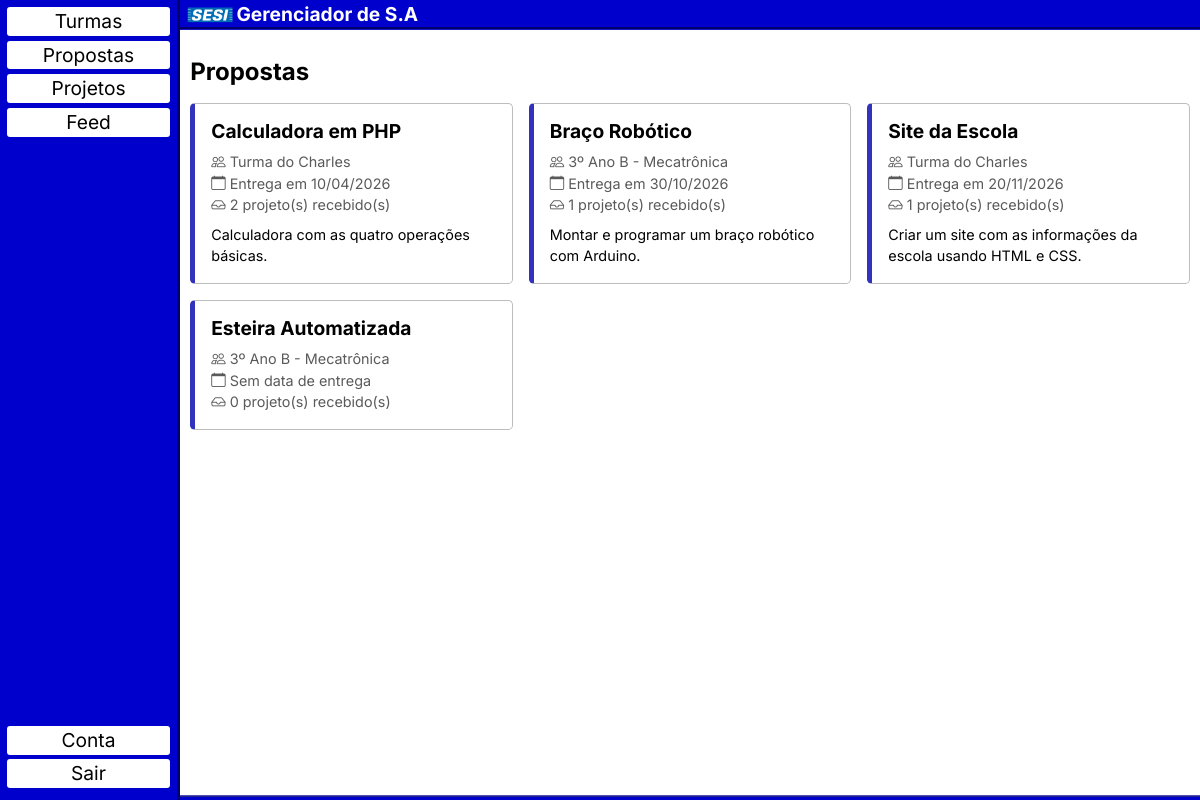
/paginas/propostas.php (signed in), run on the app's committed database.
### tables this page shows
CREATE TABLE `propostas` (
  `id` int(11) PRIMARY KEY NOT NULL AUTO_INCREMENT,
  `id_turma` int(11) NOT NULL,
  `id_professor` int(11) NOT NULL,
  `nome` varchar(150) NOT NULL,
  `descricao` text,
  `data_criado` date NOT NULL DEFAULT current_timestamp(),
  `data_entrega` date DEFAULT NULL
);

CREATE TABLE `turmas` (
  `id` int(11) PRIMARY KEY NOT NULL AUTO_INCREMENT,
  `nome` varchar(150) NOT NULL,
  `data_criado` date NOT NULL DEFAULT current_timestamp()
);

### proposta_card.php (the view, shortened to what this page needs)
<a class="turma-card" href="<?= $base ?>/paginas/proposta.php?id=<?= $proposta['id'] ?>">
    <h3><?= htmlspecialchars($proposta['nome']) ?></h3>
    <?php if (isset($proposta['nome_turma'])): ?>
        <p><i class="bi bi-people"></i> <?= htmlspecialchars($proposta['nome_turma']) ?></p>
    <?php endif ?>
    <p>
        <i class="bi bi-calendar"></i>
        <?php if ($proposta['data_entrega']): ?>
            Entrega em <?= date('d/m/Y', strtotime($proposta['data_entrega'])) ?>
        <?php else: ?>
            Sem data de entrega
        <?php endif ?>
    </p>
    <?php if ($_SESSION['nivel'] == 'professor'): ?>
        <p><i class="bi bi-inbox"></i> <?= $proposta['total_projetos'] ?> projeto(s) recebido(s)</p>
    <?php elseif ($proposta['meu_projeto_enviado']): ?>
        <p class="status-enviado"><i class="bi bi-check-circle"></i> Projeto enviado</p>
    <?php elseif ($proposta['id_meu_projeto']): ?>
        <p class="status-pendente"><i class="bi bi-pencil"></i> Rascunho (não enviado)</p>
    <?php else: ?>
        <p class="status-pendente"><i class="bi bi-clock"></i> Pendente</p>
    <?php endif ?>
    <?php if ($proposta['descricao']): ?>
        <p class="projeto-descricao"><?= htmlspecialchars($proposta['descricao']) ?></p>
    <?php endif ?>
</a>

### header.php (shortened to what this page needs)
<?php
    $base = str_replace('\\', '/', substr(__DIR__, strlen($_SERVER['DOCUMENT_ROOT'])));
?>
<!DOCTYPE html>
<html lang="pt-BR">
<head>
    <link rel="stylesheet" href="https://cdn.jsdelivr.net/npm/bootstrap@5.3.3/dist/css/bootstrap.min.css">
    <link rel="stylesheet" href="https://cdn.jsdelivr.net/npm/bootstrap-icons@1.11.3/font/bootstrap-icons.css">
    <link rel="stylesheet" href="<?= $base ?>/recursos/style.css">
</head>
<body>
        <div class="wrapper">
            <aside class = 'sidebar-esq'>
                <a href="<?= $base ?>/paginas/turmas.php">Turmas</a>
                <a href="<?= $base ?>/paginas/propostas.php">Propostas</a>
                <a href="<?= $base ?>/paginas/projetos.php">Projetos</a>
                <a href="<?= $base ?>/paginas/feed.php">Feed</a>
                <a href="<?= $base ?>/paginas/conta.php">Conta</a>
                <a href="<?= $base ?>/acoes/fazer_logout.php">Sair</a>
            </aside>
            <div class="central">
                <header class="header">
                    <img src="<?= $base ?>/recursos/sesi-logo.png" height="100%">
                    <h1>Gerenciador de S.A</h1>
                </header>
                <div class = "conteudo">

### paginas/propostas.php
<?php include(__DIR__ . '/../header.php'); ?>
<?php
    require_once(__DIR__ . '/../acoes/db_con_init.php');
    $sql = "SELECT pr.id, pr.nome, pr.descricao, pr.data_entrega, t.nome AS nome_turma,
                   (SELECT COUNT(*) FROM projetos pj WHERE pj.id_proposta = pr.id AND pj.data_enviado IS NOT NULL) AS total_projetos,
                   (SELECT pj.id FROM projetos pj WHERE pj.id_proposta = pr.id AND pj.id_aluno = ?) AS id_meu_projeto,
                   (SELECT pj.data_enviado FROM projetos pj WHERE pj.id_proposta = pr.id AND pj.id_aluno = ?) AS meu_projeto_enviado
            FROM propostas pr
            INNER JOIN turmas t ON t.id = pr.id_turma
            WHERE t.id IN (SELECT id_turma FROM user_participa WHERE id_user = ?)
               OR t.id IN (SELECT id_turma FROM user_modera   WHERE id_user = ?)
            ORDER BY pr.data_entrega IS NULL, pr.data_entrega";
    $stmt = $conexao->prepare($sql);
    $stmt->execute([$_SESSION['id'], $_SESSION['id'], $_SESSION['id'], $_SESSION['id']]);
    $propostas = $stmt->fetchAll(PDO::FETCH_ASSOC);
?>
<h2 class="titulo">Propostas</h2>
<?php if (empty($propostas)): ?>
    <p class="turmas-vazio">Nenhuma proposta nas suas turmas ainda.</p>
<?php else: ?>
    <div class="turmas-lista">
        <?php foreach ($propostas as $proposta): ?>
            <?php include(__DIR__ . '/../proposta_card.php'); ?>
        <?php endforeach ?>
    </div>
<?php endif ?>
<?php include(__DIR__ . '/../footer.php'); ?>

### footer.php (shortened to what this page needs)
</div>
<footer class="footer">
</footer>
</div>
</div>
</body>
</html>

### recursos/style.css (style rules this page uses)
body { margin: 0; font-family: "inter", sans-serif; font-size: larger; box-sizing: revert; }
p { padding: 0; margin: 0; }
h1 { font-weight: bold; font-size: 100%; }
a { text-decoration: none; }
.sidebar-esq a { border: 3px gray; border-radius: 3px; background: white; color: black; text-align: center; margin-bottom: 0.3rem; }
.sidebar-esq a:nth-last-child(2) { margin-top: auto; }
.wrapper { display: flex; flex-flow: row wrap; justify-content: space-between; align-items: stretch; flex: 1; height: 100%; margin: 0; }
.central { width: auto; background: white; flex: 1; display: flex; flex-flow: column wrap; }
.central > * { padding-left: 0.5%; padding-right: 0.5%; margin: 0.5% 0.5% 0; }
.central .conteudo { padding-top: 7px; flex: 1; color: rgb(0, 0, 0); background-color: white; }
.sidebar-esq { min-height: 100vh; background-color: mediumblue; flex-basis: 15%; padding: 7px; border-right: 3px solid rgba(0, 0, 0, 0.5); display: flex; flex-flow: column nowrap; align-items: stretch; }
.header { background: mediumblue; color: white; margin: 0; height: 30px; padding-top: 3px; border-color: rgba(25,25,100,0.5); border-bottom-style: groove; border-width:3px; display: flex; flex-flow: column wrap; align-content: start; align-items: center; }
.header > * { margin-top: auto; margin-bottom: auto; }
.footer { background: mediumblue; color: white; margin: 0; height: 5px; border-color: rgba(155,155,155,0.5); border-top-style: ridge; border-width:2px; }
.titulo { font-size: 1.5rem; font-weight: bold; margin: 1rem 0; }
.turmas-lista { display: grid; grid-template-columns: repeat(auto-fill, minmax(15rem, 1fr)); gap: 1rem; }
.turma-card { display: block; color: black; border: 1px solid rgb(189, 189, 189); border-left: 5px solid rgb(50, 50, 188); border-radius: 0.3rem; padding: 1rem; background-color: white; }
.turma-card h3 { font-size: 1.2rem; font-weight: bold; margin-bottom: 0.5rem; }
.turma-card p { color: rgb(90, 90, 90); font-size: 0.9rem; }
.turma-card .projeto-descricao { margin-top: 0.5rem; color: black; }

### data on the page
propostas: nome "Calculadora em PHP", id_turma.nome "Turma do Charles", data_entrega "10/04/2026", total_projetos "2", descricao "Calculadora com as quatro operações básicas."
propostas: nome "Braço Robótico", id_turma.nome "3º Ano B - Mecatrônica", data_entrega "30/10/2026", total_projetos "1", descricao "Montar e programar um braço robótico com Arduino."
propostas: nome "Site da Escola", id_turma.nome "Turma do Charles", data_entrega "20/11/2026", total_projetos "1", descricao "Criar um site com as informações da escola usando HTML e CSS."
propostas: nome "Esteira Automatizada", id_turma.nome "3º Ano B - Mecatrônica", shows "Sem data de entrega", total_projetos "0"
